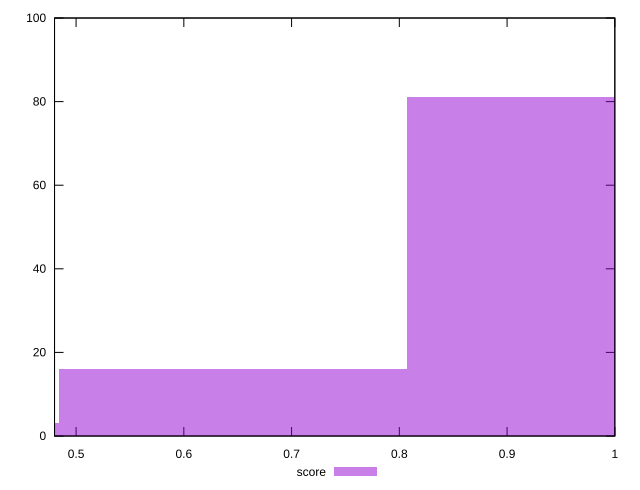

Write the gnuplot code that produced this figure.
reset

$score <<EOF
0.9690659933516762 81
0.6460439955677841 16
0.32302199778389207 3
EOF

set key outside below
set boxwidth 0.32302199778389207
set xrange [0.48:1]
set yrange [0:100]
set trange [0:100]
set style fill transparent solid 0.5 noborder
set terminal svg size 640, 490 enhanced background rgb 'white'
set output "report_00015_2021-02-09T16-11-33.973Z/uses-http2/samples/pages+cached/score/histogram.svg"

plot $score title "score" with boxes

reset
